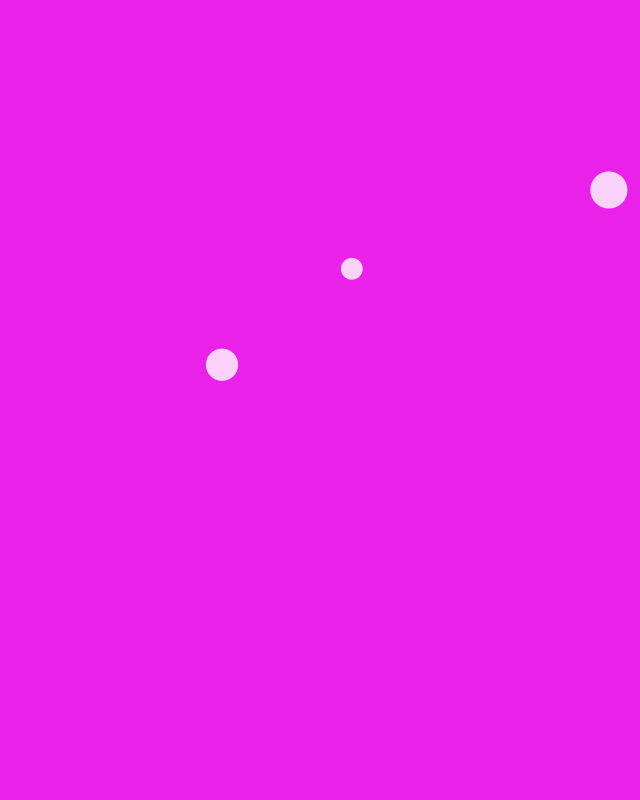
Frame 1 (no input)
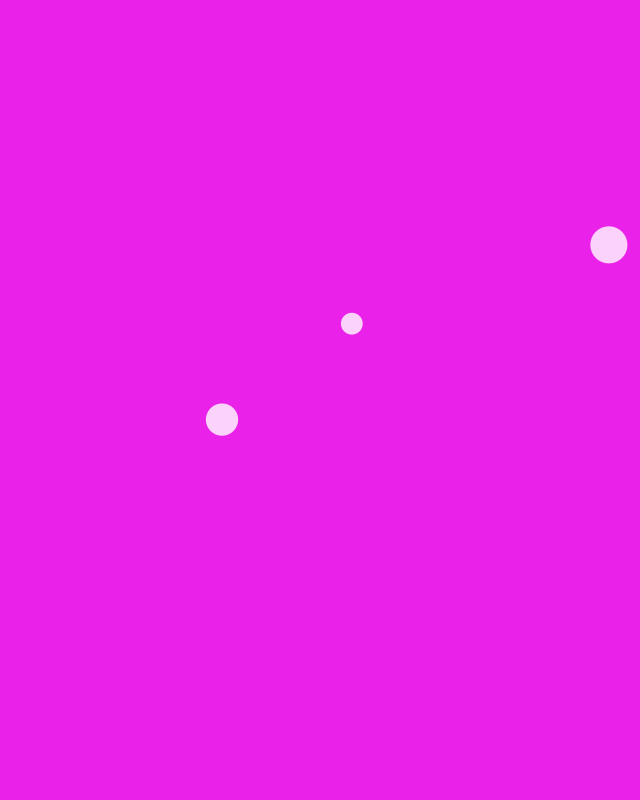
Frame 60 (the mouse pressed at the canvas centre just before this capture)
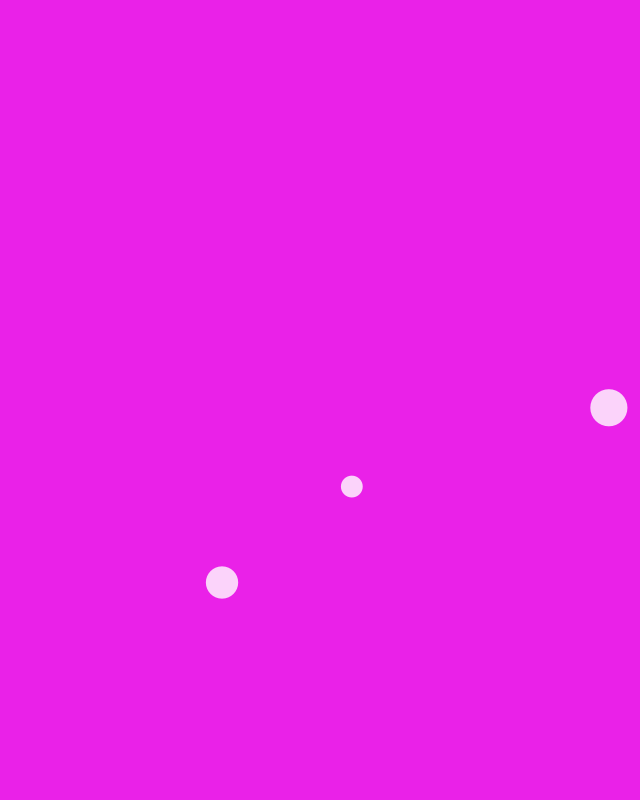
Frame 120 (the mouse held since frame 60 and released just before this capture)

The Processing sketch that drew these frames (run headless with seeded random() and noise(); from frame 60 on, the mouse is pressed at the canvas centre):

// Processing sketch: processing_40402
// ── processing_40402.pde

int numBalls = 3;
float spring = 0.1;
float gravity = 0.03;
float friction = -1;
Ball[] balls = new Ball[numBalls];

void setup() 
{
  size(640, 800);
  noStroke();
  smooth();
  for (int i = 0; i < numBalls; i++) {
    fill(255, random (255), random (255));
    balls[i] = new Ball(random(width), random(height), random(20, 40), i, balls);
   
  }
}

void draw() 
{
  background(234, 33, 232);
  for (int i = 0; i < numBalls; i++) {

    balls[i].move();
    balls[i].display();  
  }
}

class Ball {
  float x, y;
  float diameter;
  float vx = 0;
  float vy = 0;
  int id;
  Ball[] others;
 
  Ball(float xin, float yin, float din, int idin, Ball[] oin) {
    x = xin;
    y = yin;
    diameter = din;
    id = idin;
    others = oin;
 
    
   
  } 
  
  
  
  void move() {
    vy += gravity;
    x += vx;
    y += vy;
    if (x + diameter/2 > width) {
      x = width - diameter/2;
      vx *= friction; 
    }
    else if (x - diameter/2 < 0) {
      x = diameter/2;
      vx *= friction;
    }
    if (y + diameter/2 > height) {
      y = height - diameter/2;
      vy *= friction; 
    } 
    else if (y - diameter/2 < 0) {
      y = diameter/2;
      vy *= friction;
    }
  }
  
  void display() {
    fill(255, 204);
    ellipse(x, y, diameter, diameter);
  }

}
